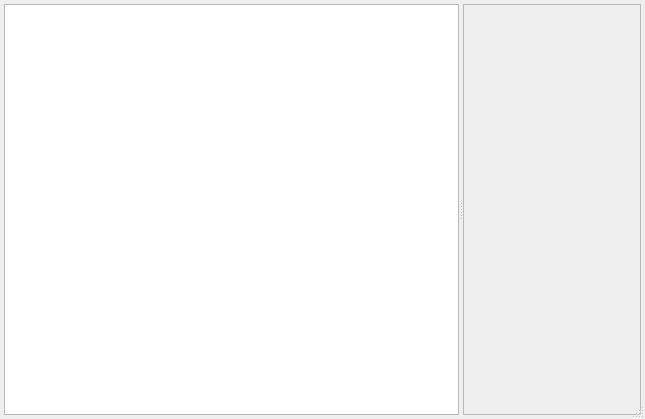
<?xml version="1.0" encoding="UTF-8"?>
<ui version="4.0">
 <class>SgBrowserDlg</class>
 <widget class="QDialog" name="SgBrowserDlg">
  <property name="geometry">
   <rect>
    <x>0</x>
    <y>0</y>
    <width>645</width>
    <height>419</height>
   </rect>
  </property>
  <property name="windowTitle">
   <string>Magnetic Space Group Types</string>
  </property>
  <property name="sizeGripEnabled">
   <bool>true</bool>
  </property>
  <layout class="QGridLayout" name="gridLayout">
   <property name="leftMargin">
    <number>4</number>
   </property>
   <property name="topMargin">
    <number>4</number>
   </property>
   <property name="rightMargin">
    <number>4</number>
   </property>
   <property name="bottomMargin">
    <number>4</number>
   </property>
   <property name="spacing">
    <number>2</number>
   </property>
   <item row="0" column="0">
    <widget class="QSplitter" name="splitter">
     <property name="frameShape">
      <enum>QFrame::NoFrame</enum>
     </property>
     <property name="orientation">
      <enum>Qt::Horizontal</enum>
     </property>
     <widget class="QTreeWidget" name="m_pTree">
      <property name="showDropIndicator" stdset="0">
       <bool>false</bool>
      </property>
      <property name="alternatingRowColors">
       <bool>true</bool>
      </property>
      <property name="allColumnsShowFocus">
       <bool>true</bool>
      </property>
      <attribute name="headerVisible">
       <bool>false</bool>
      </attribute>
     </widget>
     <widget class="QFrame" name="frame">
      <property name="frameShape">
       <enum>QFrame::StyledPanel</enum>
      </property>
      <property name="frameShadow">
       <enum>QFrame::Sunken</enum>
      </property>
     </widget>
    </widget>
   </item>
  </layout>
 </widget>
 <resources/>
 <connections/>
</ui>
